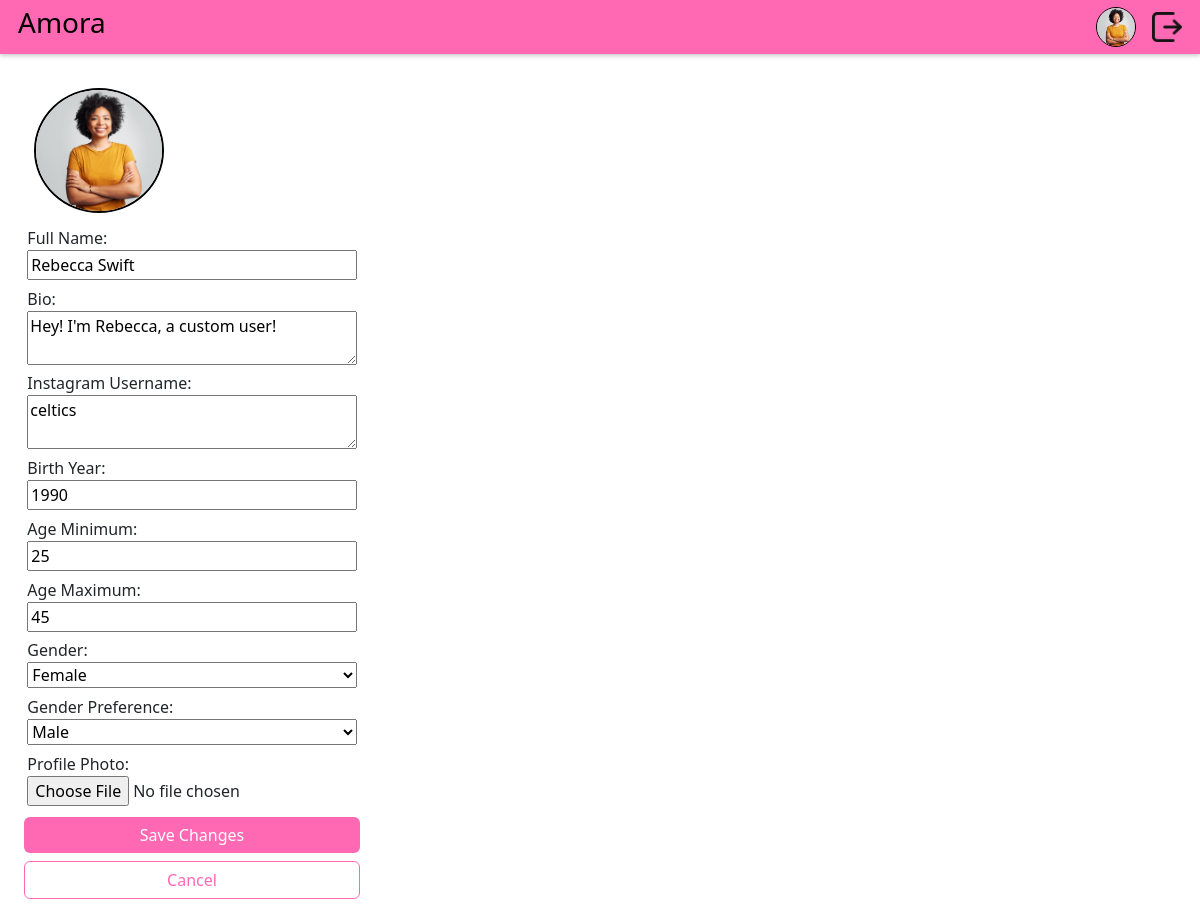
Screenshot of /editProfile (signed in) with the database file from the repository.
### DatingApp/model.py (models this page shows)
class Profile(db.Model):
    id: Mapped[int] = mapped_column(primary_key=True)
    user_id: Mapped[int] = mapped_column(ForeignKey("user.id"), unique=True)
    user: Mapped["User"] = relationship(
        back_populates="profile",
        single_parent=True,
    )
    fullname: Mapped[str] = mapped_column(String(128))
    bio: Mapped[Optional[str]] = mapped_column(Text)
    instagram_username: Mapped[Optional[str]] = mapped_column(String(64))
    birth_year: Mapped[Optional[int]] = mapped_column(Integer)
    age_minimum: Mapped[Optional[int]] = mapped_column(Integer)
    age_maximum: Mapped[Optional[int]] = mapped_column(Integer)
    gender: Mapped[Optional[str]] = mapped_column(String(16))
    genderPreference: Mapped[Optional[str]] = mapped_column(String(16))
    photo_id: Mapped[Optional[int]] = mapped_column(ForeignKey("photo.id"))
    photo: Mapped[Optional["Photo"]] = relationship(back_populates="profile")

### DatingApp/main.py (the view)
@bp.route("/editProfile", methods=["GET"])
@flask_login.login_required
def editProfile():
    return render_template("main/editProfile.html", user=flask_login.current_user)

### DatingApp/__init__.py (called while the page is built)
def create_app(test_config=None):
    app = Flask(__name__)
    app.config["SECRET_KEY"] = "93220d9b340cf9a6c39bac99cce7daf220167498f91fa"
    app.config["SQLALCHEMY_DATABASE_URI"] = "sqlite:///DatingApp.db"
    login_manager = LoginManager()
    login_manager.login_view = 'auth.login'
    login_manager.init_app(app)
    from . import model
    @login_manager.user_loader
    def load_user(user_id):
        return db.session.get(model.User, int(user_id))
    db.init_app(app)
    from . import main
    from . import auth
    app.register_blueprint(main.bp)
    app.register_blueprint(auth.bp)
    return app

### DatingApp/templates/main/editProfile.html (shortened to what this page needs)
{% extends 'base.html' %}
{% block content %}
<form method="post" action="/editProfile" enctype="multipart/form-data">
    <div class="editProfileContainer">
        <div class="pfp">
            {% if user.profile.photo %}
                <img src="{{ url_for('static', filename='photos/photo-' ~ user.profile.photo.id ~ '.' ~ user.profile.photo.file_extension) }}" alt="Profile photo">
            {% else %}
                <img src="{{ url_for('static', filename='photos/defaultPfp.jpg') }}" alt="Default profile photo">
            {% endif %}
        </div>
        <div class="editProfileElement">
            <label for="name">Full Name:</label>
            <input type="text" id="name" name="name" value="{{ user.profile.fullname }}" required>
        </div>
        <div class="editProfileElement">
            <label for="bio">Bio:</label>
            <textarea id="bio" placeholder="Hi, my name is..." name="bio">{{ user.profile.bio }}</textarea>
        </div>
        <div class="editProfileElement">
            <label for="ig">Instagram Username:</label>
            <textarea id = "ig" placeholder="john_snow" name="ig">{{ user.profile.instagram_username }}</textarea>
        </div>
        <div class="editProfileElement">
            <label for="birth_year">Birth Year:</label>
            <input type="number" id="birth_year" name="birth_year" min="1924" max="2024" placeholder="e.g, 1990" value="{{ user.profile.birth_year }}" required>
        </div>
        <div class="editProfileElement">
            <label for="age_minimum">Age Minimum:</label>
            <input type="number" id="age_minimum" name="age_minimum" min="18" max="100" value="{{ user.profile.age_minimum }}" required>
        </div>
        <div class="editProfileElement">
            <label for="age_maximum">Age Maximum:</label>
            <input type="number" id="age_maximum" name="age_maximum" min="18" max="100" value="{{ user.profile.age_maximum }}" required>
        </div>
        <div class="editProfileElement">
            <label for="gender">Gender:</label>
            <select id="gender" name="gender" required>
                <option value="female" {% if user.profile.gender == 'female' %}selected{% endif %}>Female</option>
            </select>
        </div>
        <div class="editProfileElement">
            <label for="genderPreference">Gender Preference:</label>
            <select id="genderPreference" name="genderPreference" required>
                <option value="male" {% if user.profile.genderPreference == 'male' %}selected{% endif %}>Male</option>
            </select>
        </div>
        <div class="editProfileElement">
            <label for="photo_id">Profile Photo:</label>
            <input type="file" id="photo_id" name="photo_id" accept="image/jpeg,image/png">
        </div>
        <button type="submit" class="btn btn-success mt-2" style="background-color: #ff69b4; border: none; width: 100%" >Save Changes</button>
        <a href="{{ url_for('main.profile', user_id=current_user.id) }}" id="saveChangesBtn" class="btn btn-outline-primary mt-2" style="border-color: #ff69b4; width: 100%" role="button">Cancel</a>
    </div>
</form>
{% endblock %}

### DatingApp/static/DatingApp.css (style rules this page uses)
body { background: #f2f3f5; }
.editProfileContainer { display: flex; flex-direction: column; width: 30%; margin: 1% 1%; padding: 1% 1%; }
.editProfileElement { display: flex; flex-direction: column; margin: 1% 1%; }
.pfp { display: flex; justify-content: center; align-items: center; margin: 10px; width: 130px; height: 125px; }
.pfp img { border-radius: 50%; width: 100%; height: 100%; object-fit: cover; border: 2px solid #000; }
#saveChangesBtn { color: #ff69b4; cursor: pointer; border-color: #ff69b4; }

### rows the page displays
Profile: name "Rebecca Swift", bio "Hey! I'm Rebecca, a custom user!", ig "celtics", birth_year "1990", age_minimum "25", age_maximum "45", gender "Female", genderPreference "Male"
